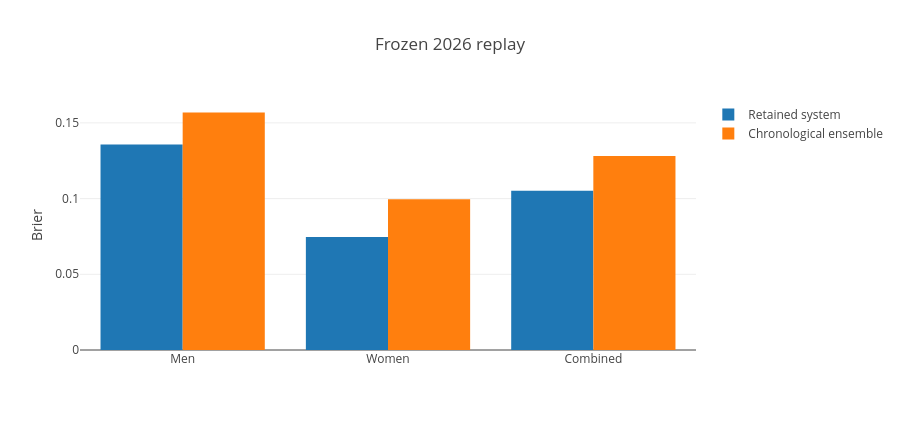

The notebook cell saved with this chart:
### Code cell
fig=go.Figure(); fig.add_bar(name='Retained system',x=['Men','Women','Combined'],y=[0.1357843521,0.0745862850,0.1051853186]); fig.add_bar(name='Chronological ensemble',x=['Men','Women','Combined'],y=[0.1568559271,0.0995076642,0.1281817957]); fig.show()

### Figure 1 — Plotly figure (JSON) as saved in the notebook; plotly's stock layout.template omitted (floating-point values rounded to 4 significant figures)
{"data": [{"type": "bar", "name": "Retained system", "x": ["Men", "Women", "Combined"], "y": [0.1358, 0.07459, 0.1052]}, {"type": "bar", "name": "Chronological ensemble", "x": ["Men", "Women", "Combined"], "y": [0.1569, 0.09951, 0.1282]}], "layout": {"title": {"text": "Frozen 2026 replay"}, "barmode": "group", "yaxis": {"title": {"text": "Brier"}}, "height": 430}}
